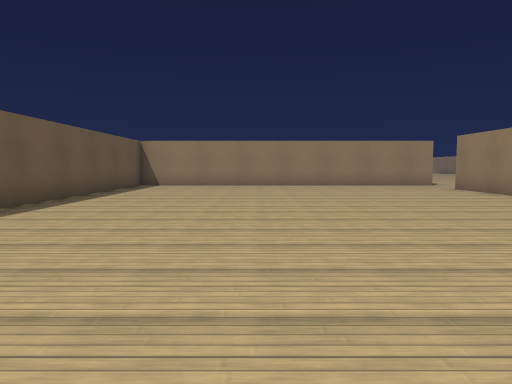
View 1 (above)

24 first-person views from a walk through a Godot game level. The camera is 1.4 m above the floor, tilts 4° down and sees 70° across. The floor is counted in squares, 2 m on a side. Each view is taken from the middle of a square. On the plan, view 1 faces up. The plan holds only what a view shows up to about 11 squares ahead; the rest is blank. The place goes on beyond the plan. Surface patterns are stand-ins for the level's own textures.

View 2
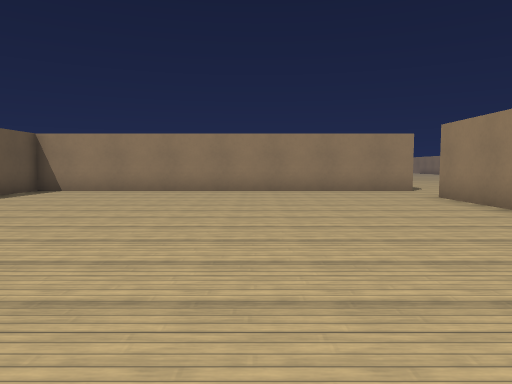

View 3
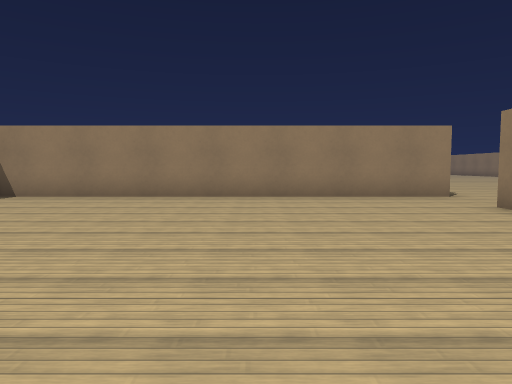

View 4
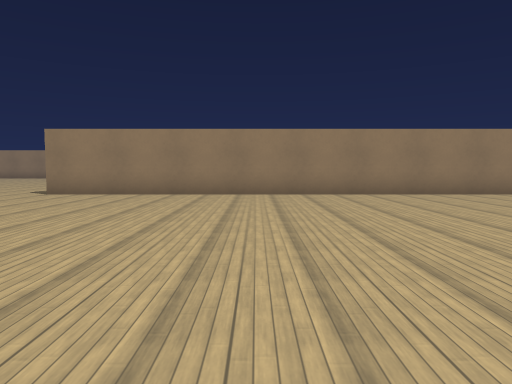

View 5
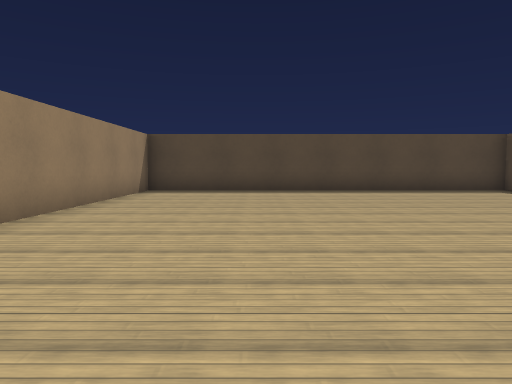

View 6
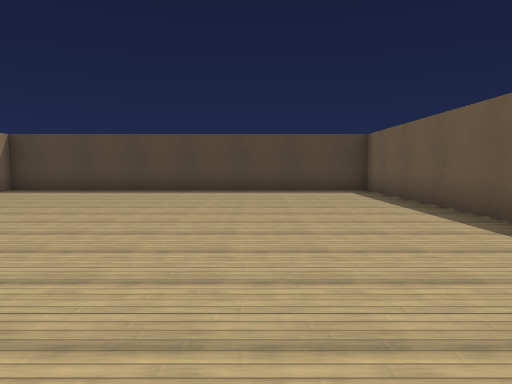

View 7
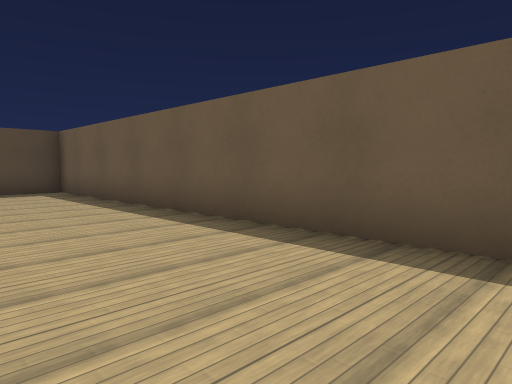

View 8
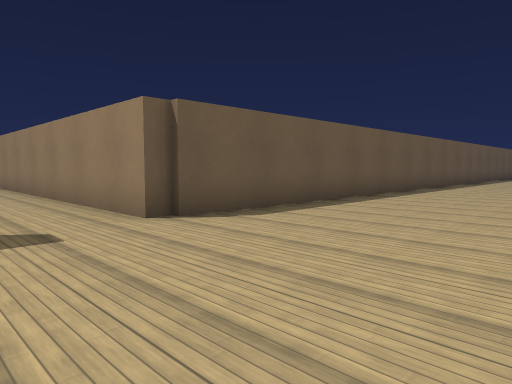

View 9
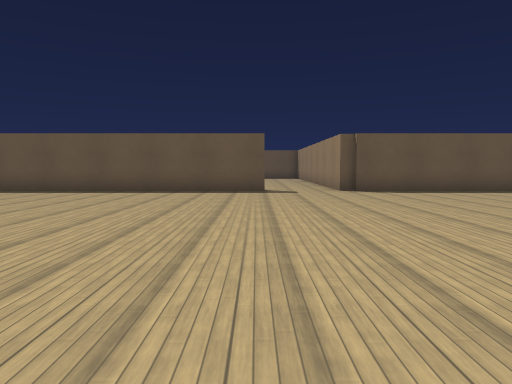

View 10
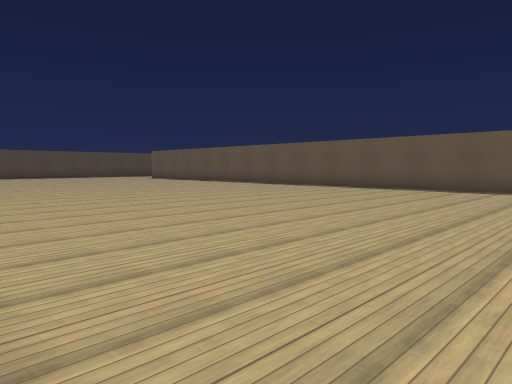

View 11
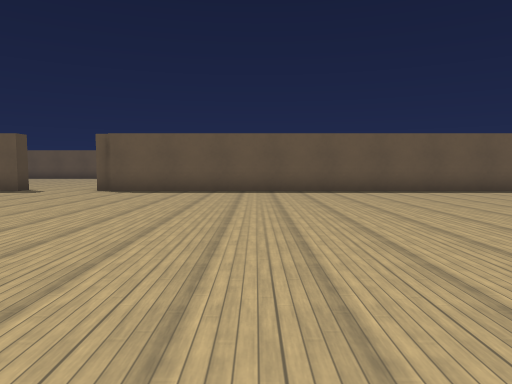

View 12
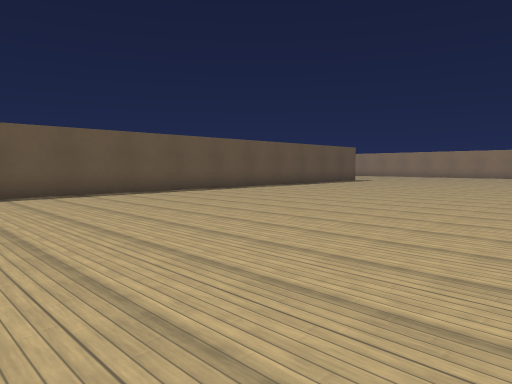

View 13
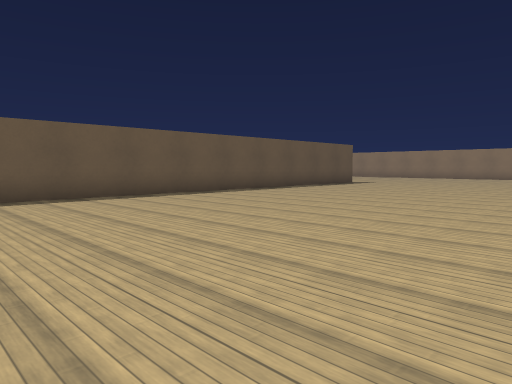

View 14
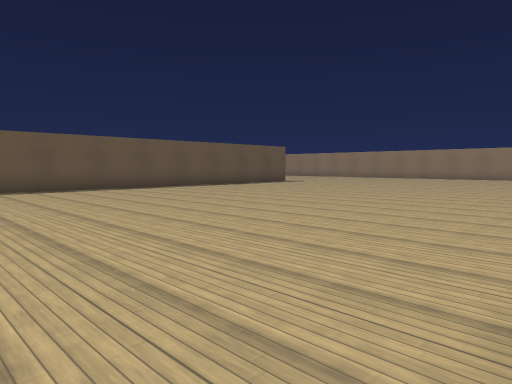

View 15
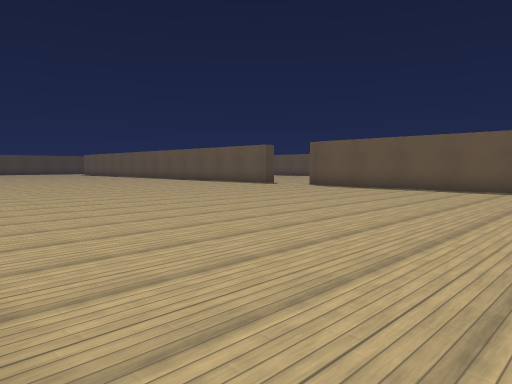

View 16
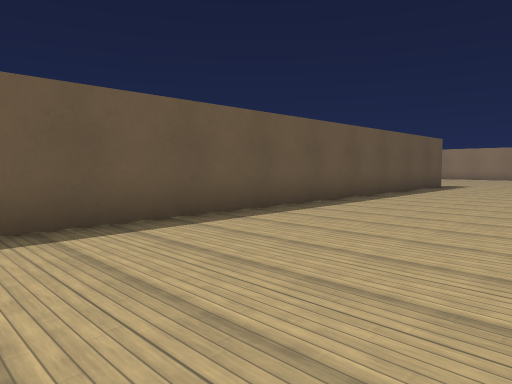

View 17
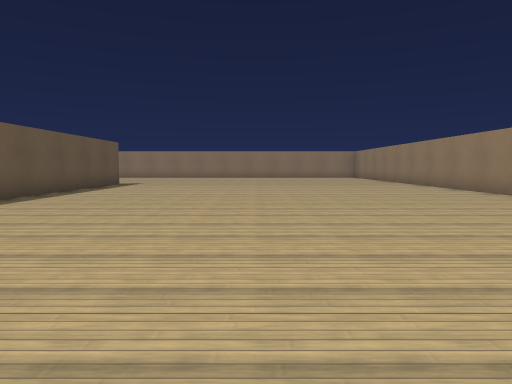

View 18
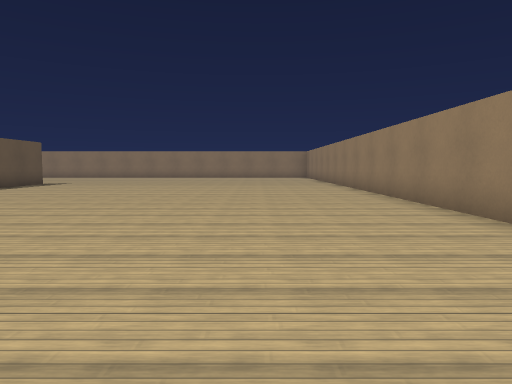

View 19
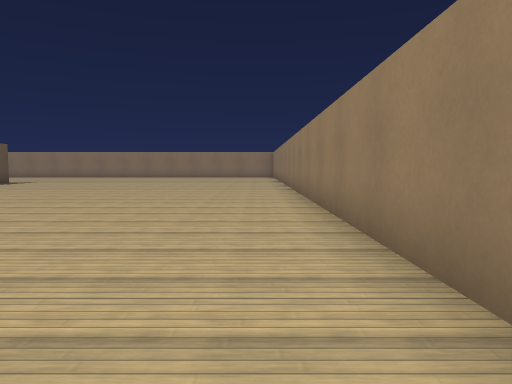

View 20
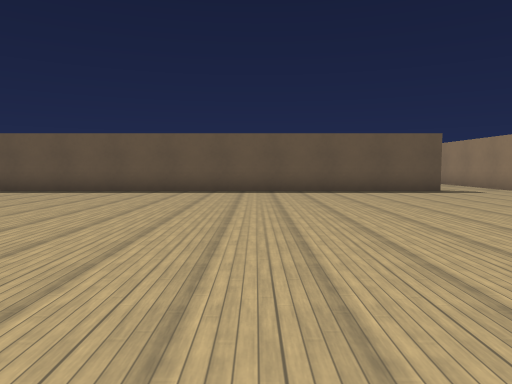

View 21
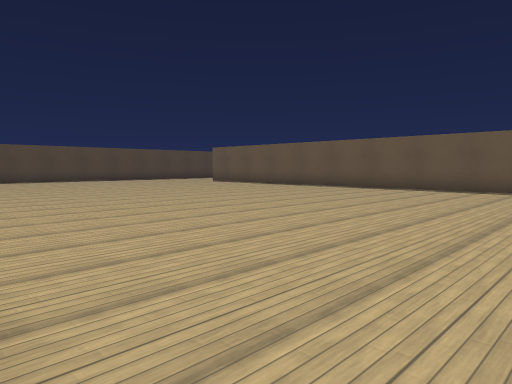

View 22
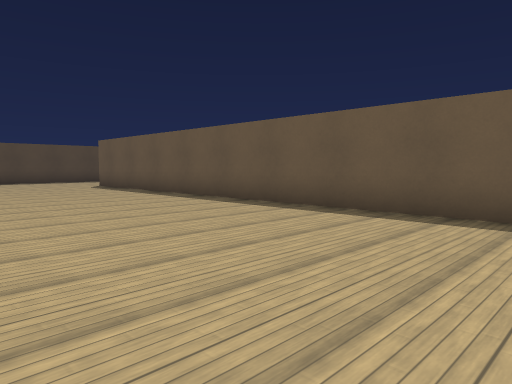

View 23
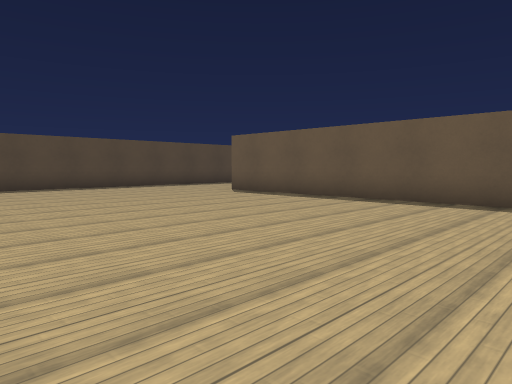

View 24
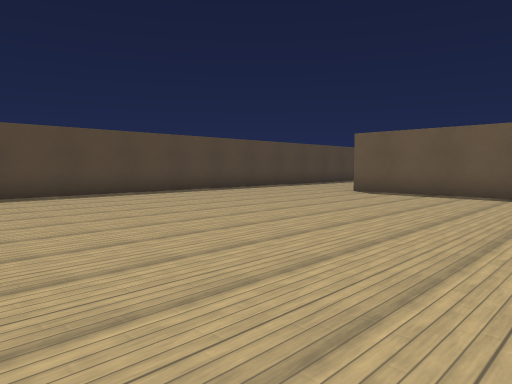

### Floor plan
Points are (right, up) in squares from view 1. A wall is a line through its corners. A room is listed if a view was taken in it or the views show most of it. See-through windows are left out.
Room 1 (views 1, 2, 3, 4, 5, 6, 7)
walls: (6.5, 13.4) (-4.2, 13.4) (-4.2, -3.6) (6.1, -3.6) (6.1, 11.3) (6.6, 11.3)
ways out: opening at (7, 12.5) to room 2
Room 2 (views 8, 9, 10, 11, 12, 13, 14, 15, 16, 17, 18, 19, 20, 21, 22, 23, 24)
walls: (6.6, 11.3) (6.6, -9.5); (6.5, 13.9) (6.5, 13.4); (18.1, 22.5) (18.1, 33.1); (9.6, -13.3) (14.4, -13.3); (6.6, 34.2) (6.6, 13.7)
ways out: opening at (7, 12.5) to room 1

Where each view was taken, in squares from view 1:
view 1: 0 up, 0 right, facing up
view 2: 3 up, 2 right, facing up
view 3: 5 up, 2 right, facing up
view 4: 6 up, 3 left, facing right
view 5: 7 up, 3 right, facing down
view 6: 7 up, 1 left, facing down
view 7: 7 up, 1 left, facing down-left
view 8: 11 up, 11 right, facing up-left
view 9: 11 up, 17 right, facing left
view 10: 11 up, 18 right, facing down-left
view 11: 18 up, 17 right, facing left
view 12: 20 up, 16 right, facing up-left
view 13: 22 up, 15 right, facing up-left
view 14: 23 up, 18 right, facing up-left
view 15: 22 up, 18 right, facing down-left
view 16: 23 up, 11 right, facing up-left
view 17: 22 up, 12 right, facing up
view 18: 22 up, 15 right, facing up
view 19: 21 up, 17 right, facing up
view 20: 6 up, 17 right, facing left
view 21: 5 up, 18 right, facing down-left
view 22: 4 up, 12 right, facing down-left
view 23: 1 down, 14 right, facing down-left
view 24: 4 down, 16 right, facing down-left
